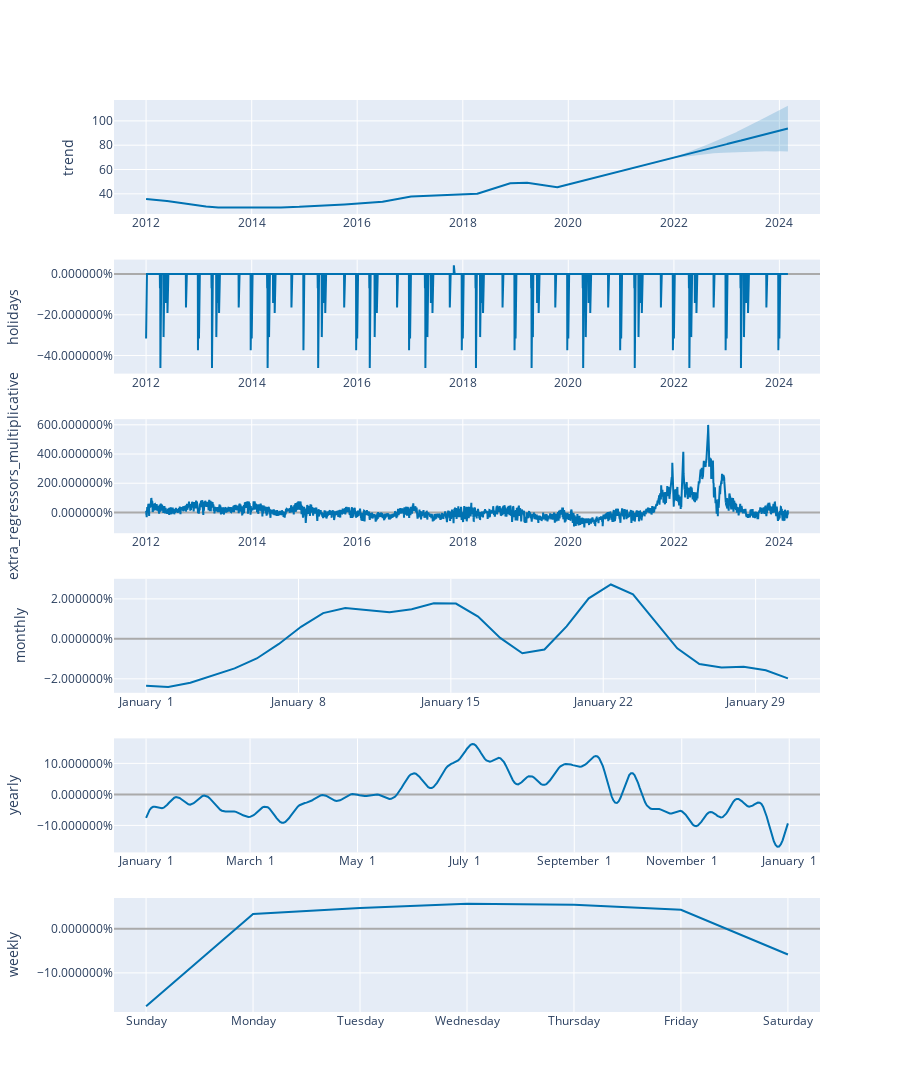

The notebook cell saved with this chart:
### Code cell
# Python
plot_components_plotly(m, forecast)

### Figure 1 — Plotly figure (JSON) as saved in the notebook; plotly's stock layout.template omitted (floating-point values rounded to 4 significant figures; data arrays with more than 128 entries replaced by an {"elided": "..."} marker saying what was removed)
{"data": [{"line": {"color": "#0072B2", "width": 2}, "mode": "lines", "name": "trend", "type": "scatter", "x": {"elided": "4439 str values"}, "xaxis": "x", "y": {"elided": "4439 float values"}, "yaxis": "y"}, {"line": {"color": "rgba(0, 114, 178, 0.2)", "width": 0}, "mode": "lines", "name": "trend_upper", "type": "scatter", "x": {"elided": "4439 str values"}, "xaxis": "x", "y": {"elided": "4439 float values"}, "yaxis": "y"}, {"fill": "tonexty", "fillcolor": "rgba(0, 114, 178, 0.2)", "line": {"color": "rgba(0, 114, 178, 0.2)", "width": 0}, "mode": "lines", "name": "trend_lower", "type": "scatter", "x": {"elided": "4439 str values"}, "xaxis": "x", "y": {"elided": "4439 float values"}, "yaxis": "y"}, {"line": {"color": "#0072B2", "width": 2}, "mode": "lines", "name": "holidays", "text": {"elided": "4439 str values"}, "type": "scatter", "x": {"elided": "4439 str values"}, "xaxis": "x2", "y": {"elided": "4439 float values"}, "yaxis": "y2"}, {"line": {"color": "#0072B2", "width": 2}, "mode": "lines", "name": "extra_regressors_multiplicative", "type": "scatter", "x": {"elided": "4439 str values"}, "xaxis": "x3", "y": {"elided": "4439 float values"}, "yaxis": "y3"}, {"line": {"color": "#0072B2", "width": 2}, "mode": "lines", "name": "monthly", "type": "scatter", "x": ["2017-01-01T00:00:00", "2017-01-02T00:24:00", "2017-01-03T00:48:00", "2017-01-04T01:12:00", "2017-01-05T01:36:00", "2017-01-06T02:00:00", "2017-01-07T02:24:00", "2017-01-08T02:48:00", "2017-01-09T03:12:00", "2017-01-10T03:36:00", "2017-01-11T04:00:00", "2017-01-12T04:24:00", "2017-01-13T04:48:00", "2017-01-14T05:12:00", "2017-01-15T05:36:00", "2017-01-16T06:00:00", "2017-01-17T06:24:00", "2017-01-18T06:48:00", "2017-01-19T07:12:00", "2017-01-20T07:36:00", "2017-01-21T08:00:00", "2017-01-22T08:24:00", "2017-01-23T08:48:00", "2017-01-24T09:12:00", "2017-01-25T09:36:00", "2017-01-26T10:00:00", "2017-01-27T10:24:00", "2017-01-28T10:48:00", "2017-01-29T11:12:00", "2017-01-30T11:36:00"], "xaxis": "x4", "y": [-0.02342, -0.02414, -0.02196, -0.01855, -0.0148, -0.009823, -0.002547, 0.006036, 0.01286, 0.01542, 0.01441, 0.01331, 0.01484, 0.01778, 0.01763, 0.01113, 0.0004734, -0.007218, -0.005337, 0.006264, 0.02029, 0.02719, 0.02231, 0.00899, -0.004723, -0.01259, -0.01429, -0.01401, -0.01574, -0.01979], "yaxis": "y4"}, {"line": {"color": "#0072B2", "width": 2}, "mode": "lines", "name": "yearly", "type": "scatter", "x": {"elided": "365 str values"}, "xaxis": "x5", "y": {"elided": "365 float values"}, "yaxis": "y5"}, {"line": {"color": "#0072B2", "width": 2}, "mode": "lines", "name": "weekly", "type": "scatter", "x": ["2017-01-01T00:00:00", "2017-01-02T00:00:00", "2017-01-03T00:00:00", "2017-01-04T00:00:00", "2017-01-05T00:00:00", "2017-01-06T00:00:00", "2017-01-07T00:00:00"], "xaxis": "x6", "y": [-0.1756, 0.03325, 0.04677, 0.0566, 0.05439, 0.04295, -0.05835], "yaxis": "y6"}], "layout": {"height": 1200, "showlegend": false, "width": 900, "xaxis": {"anchor": "y", "domain": [0, 1], "range": ["2011-05-23T21:36:00", "2024-10-08T02:24:00"], "type": "date"}, "xaxis2": {"anchor": "y2", "domain": [0, 1], "range": ["2011-05-23T21:36:00", "2024-10-08T02:24:00"], "type": "date"}, "xaxis3": {"anchor": "y3", "domain": [0, 1], "range": ["2011-05-23T21:36:00", "2024-10-08T02:24:00"], "type": "date"}, "xaxis4": {"anchor": "y4", "domain": [0, 1], "range": ["2016-12-30T12:37:12", "2017-01-31T22:58:48"], "tickformat": "%B %e", "type": "date"}, "xaxis5": {"anchor": "y5", "domain": [0, 1], "range": ["2016-12-13T18:54:02.958904115", "2018-01-18T11:04:57.863013581"], "tickformat": "%B %e", "type": "date"}, "xaxis6": {"anchor": "y6", "domain": [0, 1], "range": ["2016-12-31T16:48:00", "2017-01-07T07:12:00"], "tickformat": "%A", "type": "date"}, "yaxis": {"anchor": "x", "domain": [0.875, 1], "rangemode": "normal", "title": {"text": "trend"}, "zerolinecolor": "#AAA"}, "yaxis2": {"anchor": "x2", "domain": [0.7, 0.825], "hoverformat": ".2%", "rangemode": "tozero", "tickformat": "%", "title": {"text": "holidays"}, "zerolinecolor": "#AAA"}, "yaxis3": {"anchor": "x3", "domain": [0.525, 0.65], "hoverformat": ".2%", "rangemode": "tozero", "tickformat": "%", "title": {"text": "extra_regressors_multiplicative"}, "zerolinecolor": "#AAA"}, "yaxis4": {"anchor": "x4", "domain": [0.35, 0.475], "hoverformat": ".2%", "tickformat": "%", "title": {"text": "monthly"}, "zerolinecolor": "#AAA"}, "yaxis5": {"anchor": "x5", "domain": [0.175, 0.3], "hoverformat": ".2%", "tickformat": "%", "title": {"text": "yearly"}, "zerolinecolor": "#AAA"}, "yaxis6": {"anchor": "x6", "domain": [0, 0.125], "hoverformat": ".2%", "tickformat": "%", "title": {"text": "weekly"}, "zerolinecolor": "#AAA"}}}
